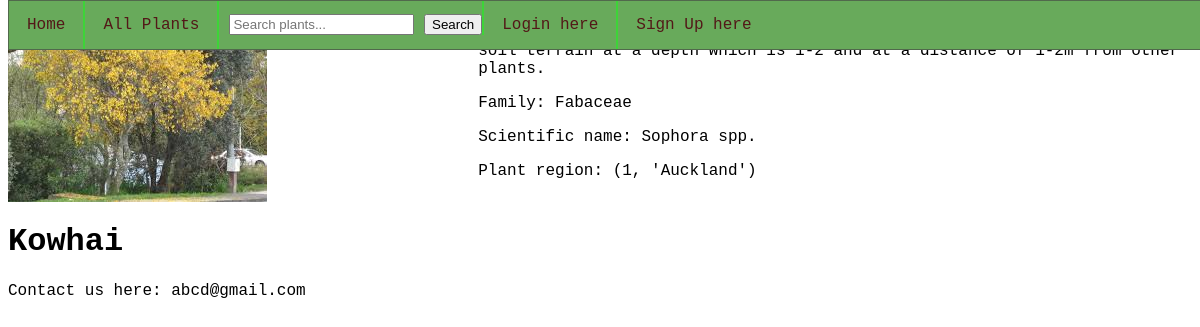
Screenshot of /plant/1 with the database file from the repository.
### tables this page shows
CREATE TABLE Plant (id INTEGER PRIMARY KEY AUTOINCREMENT, name TEXT NOT NULL, status INTEGER, family TEXT, scientific_name TEXT);

CREATE TABLE Planting_instruction (id INTEGER PRIMARY KEY AUTOINCREMENT NOT NULL, season TEXT, terrain TEXT, depth INTEGER, distance INTEGER);

### routes.py (the view)
@app.route('/plant/<int:id>')
def plant(id):
    conn = sqlite3.connect('plant.db')
    cursor = conn.cursor()
    cursor.execute("SELECT * FROM Planting_instruction WHERE id=?;", (id,))
    instruction = cursor.fetchone()
    cursor.execute("SELECT * FROM Plant WHERE id=?;", (id,))
    plant = cursor.fetchone()
    cursor.execute("SELECT * FROM PlantRegion WHERE regionid=?;", (id,))
    plantregion = cursor.fetchone()
    cursor.execute("SELECT * FROM Regionlist WHERE id=?;", (id,))
    regionlist = cursor.fetchall()
    conn.close()
    if not id:
        abort(404)
    else:
        return render_template('plant.html', plant=plant,
                               planting_instruction=instruction,
                               plantregion=plantregion,
                               regionlist=regionlist)

### templates/plant.html (shortened to what this page needs)
{%extends "layout.html"%}
{%block content%}
    <div class="grid-container">
        <h1 class="grid-item1">{{plant[1]}}</h1>
        <img src="/static/images/{{plant[1]}}.jpg" alt="image of {{plant[1]}}" class="grid-item2">
        <p>Status: {{plant[2]}}</p>
        <div class="grid-item3">
            <p>Planting instructions: Plant in
                {{planting_instruction[2]}} terrain at a depth which is
                {{planting_instruction[3]}} and at a distance of
                {{planting_instruction[4]}}m from other plants.</p>
            <p>Family: {{plant[3]}}</p>
            <p>Scientific name: {{plant[4]}}</p>
            <p>Plant region: {{regionlist[0]}}</p>
        </div>
    </div>
{%endblock%}

### static/style.css (style rules this page uses)
body { font-family: "Lucida Console", "Courier New", monospace; color: rgb(0, 0, 0); }
h1 { font-family: "Comfortaa", "Calibri", monospace; }
.grid-container { display: grid; grid-template-columns: auto auto auto auto; grid-template-rows: auto auto auto; }
.grid-item1 { grid-row-start: 2; }
.grid-item2 { grid-column-start: 1; grid-column-end: 2; }

### rows the page displays
Plant: name "Kowhai", name (picture), family "Fabaceae", scientific_name "Sophora spp."
Planting_instruction: depth "1-2", distance "1-2"

### other values shown
{{ regionlist[0] }} "(1, 'Auckland')"
